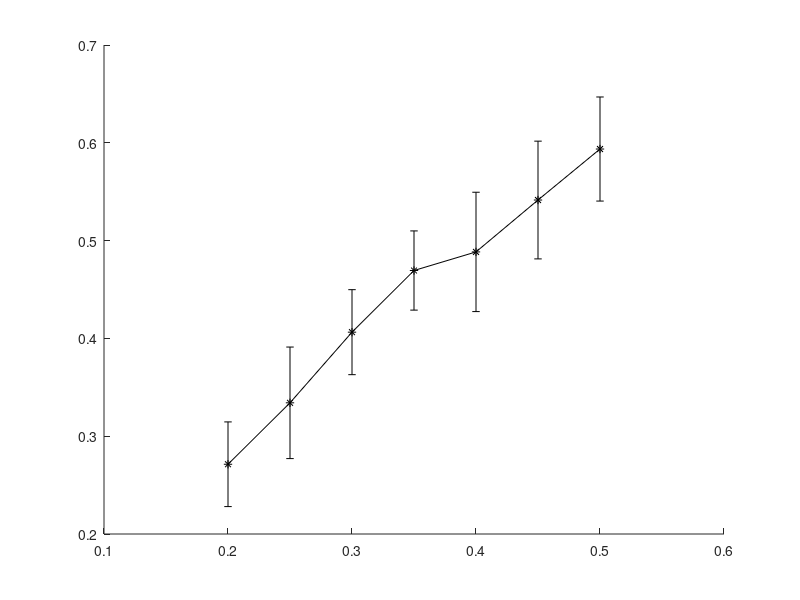

The MATLAB source for this figure: (Note: this script raises an error after producing the figure.)
load('Hamming_GLM.mat');
MSE_beta = reshape(mean(error_est,2),[numel(k_n),nmethod]);
std_beta = reshape(std(error_est,0,2),[numel(k_n),nmethod]);
figure
hold on 
p1 =  errorbar(k_n, MSE_beta(:,1), 3*std_beta(:,1)/sqrt(iters) , 'k-*', 'LineWidth', 1.5, 'MarkerSize',9, 'MarkerFaceColor', 'k');
p2 = errorbar(k_n, MSE_beta(:,2), 3*std_beta(:,2)/sqrt(iters), 'g-^', 'LineWidth', 1.5, 'MarkerSize',9, 'MarkerFaceColor', 'g');
p3 = errorbar(k_n, MSE_beta(:,3), 3*std_beta(:,3)/sqrt(iters), 'b-s', 'LineWidth', 1.5, 'MarkerSize',9, 'MarkerFaceColor', 'b');
p4 = errorbar(k_n, MSE_beta(:,4), 3*std_beta(:,4)/sqrt(iters), 'r-o', 'LineWidth', 1.5, 'MarkerSize',9, 'MarkerFaceColor', 'r');
p5 = errorbar(k_n, MSE_beta(:,5), 3*std_beta(:,5)/sqrt(iters), 'm-+', 'LineWidth', 1.5, 'MarkerSize',9, 'MarkerFaceColor', 'b');
xlabel('k/n', 'FontSize', 14)
ylim([0 1.4])
yticks(0:0.2:1.4)
xlim([min(k_n) max(k_n)])
xticks(k_n)
lh = legend([p1 p2 p3 p4 p5], {'naive','oracle','EM','EMH','robust'}, 'location', [0.3416 0.6982 0.3661 0.1833]);
lh.NumColumns = 2;
lh.FontSize = 14;
lh.ItemTokenSize = [30 70];  
legend('boxoff')
ax=gca;
ax.FontSize = 14;
grid on
set(gcf, 'Color', 'w');
fig = gcf;
fig.Units               = 'centimeters';
fig.Position(3)         = 8;
fig.Position(4)         = 7;
hold off
